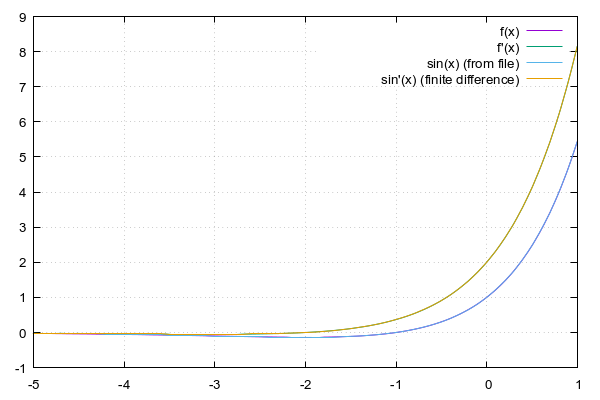

gnuplot code for this plot:
#!/usr/bin/gnuplot --persist
set terminal pngcairo  transparent enhanced font "arial,10" fontscale 1.0 size 600, 400 
set output 'derivative.png'

set grid

#plot [-5:1] (1+x)*exp tile "f(x)"
#replot [-5:1] exp(x)*(2+x) title "f'(x)"
#replot "derivative.dat" every ::1 using 1:2 with lines title "sin(x) (from file)",
#replot "derivative.dat" every ::1 using 1:3 with lines title "sin'(x) (finite difference)"

plot [-5:1] (1+x)*exp(x) title "f(x)", \
              (2+x)*exp(x) title "f'(x)", \
              "derivative.dat" every ::1 using 1:2 with lines title "sin(x) (from file)", \
              "derivative.dat" every ::1 using 1:3 with lines title "sin'(x) (finite difference)"
